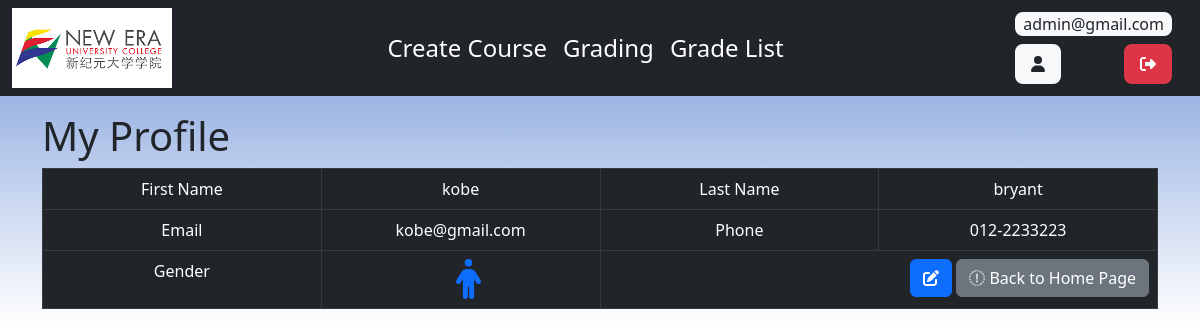
The page /lecture/lec_profile.php?lecture_id=41 (signed in) on the database its author committed.
### tables this page shows
CREATE TABLE IF NOT EXISTS `lecture` (
  `lecture_id` int(255) NOT NULL AUTO_INCREMENT,
  `lecture_firstname` text NOT NULL,
  `lecture_lastname` text NOT NULL,
  `lecture_password` varchar(50) NOT NULL,
  `lecture_email` varchar(128) NOT NULL,
  `lecture_phone` varchar(11) NOT NULL,
  `lecture_gender` varchar(30) NOT NULL,
  `user_type` varchar(50) NOT NULL,
  `lecture_entrytime` timestamp NOT NULL DEFAULT CURRENT_TIMESTAMP,
  PRIMARY KEY (`lecture_id`)
);

### lecture/lec_profile.php (the view, shortened to what this page needs)
<!DOCTYPE HTML>
<html>
<head>
    <link href="https://cdn.jsdelivr.net/npm/bootstrap@5.2.2/dist/css/bootstrap.min.css" rel="stylesheet">
    <link href="../css/background.css" rel="stylesheet" />
</head>
<body>
    <div class="container-fluid px-0">
        <?php include 'lec_topnav.php'; ?>
        <div class="container my-3">
            <div class="page-header">
                <h1>My Profile</h1>
            </div>
            <?php
            $lecture_id = isset($_GET['lecture_id']) ? $_GET['lecture_id'] : die('ERROR: Record Customer not found.');
            include '../config/database.php';
            try {
                $query = "SELECT * FROM lecture WHERE lecture_id = :lecture_id ";
                $stmt = $con->prepare($query);
                $stmt->bindParam(":lecture_id", $lecture_id);
                $stmt->execute();
                $row = $stmt->fetch(PDO::FETCH_ASSOC);
                $lecture_firstname = $row['lecture_firstname'];
                $lecture_lastname = $row['lecture_lastname'];
                $lecture_email = $row['lecture_email'];
                $lecture_phone = $row['lecture_phone'];
                $lecture_gender = $row['lecture_gender'];
            }
            catch (PDOException $exception) {
                die('ERROR: ' . $exception->getMessage());
            }
            ?>
            <table class='table table-hover table-dark table-responsive table-bordered'>
                <tr>
                    <td class="text-center col-3">First Name</td>
                    <td class="text-center col-3"><?php echo htmlspecialchars($lecture_firstname, ENT_QUOTES);  ?></td>
                    <td class="text-center col-3">Last Name</td>
                    <td class="text-center col-3"><?php echo htmlspecialchars($lecture_lastname, ENT_QUOTES);  ?></td>
                </tr>
                <tr>
                    <td class="text-center col-3">Email</td>
                    <td class="text-center col-3"><?php echo htmlspecialchars($lecture_email, ENT_QUOTES);  ?></td>
                    <td class="text-center col-3">Phone</td>
                    <td class="text-center col-3"><?php echo htmlspecialchars($lecture_phone, ENT_QUOTES);  ?></td>
                </tr>
                <tr>
                    <td class="text-center col-3">Gender</td>
                    <td class="text-center col-3"><?php if ($lecture_gender == "male") {
                                                        echo "<i class='fa-solid fa-person fs-1 text-primary ms-3'></i>";
                                                    } else {
                                                        echo "<i class='fa-solid fa-person-dress fs-1 text-danger ms-3'></i>";
                                                    } ?></td>
                    <td class="text-end" colspan="2">
                        <?php echo "<a href='lec_update.php?lecture_id={$lecture_id}' class='btn btn-primary m-r-1em'><i class='fa-solid fa-pen-to-square'></i></a>"; ?>
                        <a href='index.php' class='btn btn-secondary'><i class="fa-sharp fa-solid fa-circle-arrow-left"></i> Back to Home Page</a>
                    </td>
                </tr>
            </table>
        </div>
    </div>
</body>
</html>

### css/background.css (style rules this page uses)
body { background: linear-gradient(#7396d8, #ffffff); background-repeat: repeat-x; }

### rows shown on the page
lecture: lecture_firstname "kobe", lecture_lastname "bryant", lecture_email "kobe@gmail.com", lecture_phone "012-2233223"

### other values the page prints
$_SESSION["login"] "admin@gmail.com"
